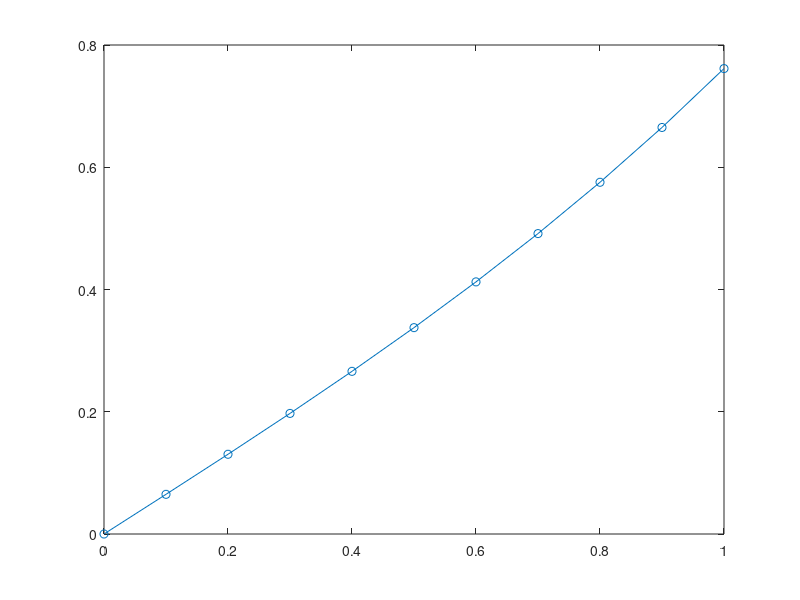

Reproduce this figure in MATLAB.
clear
close all
clc


##----------------------------------FUNCTION DEFINATIONS-------------------------##
function x = GetNodePoints(n,length)
  for i = 1:n
    x(i) = length * (i-1)/(n-1);
  end
endfunction

function icon = GetConnectivityMatrix(n)
  for i=1:n
    icon(i,1) = i;
    icon(i,2) = i+1;
  end
endfunction

function [kg, fg] = InitializeForceStiffnessMatrices(n)
  kg = zeros(n,n);
  fg = zeros(n,1);
endfunction

function [wgp,egp] = InitializeGaussPoints
  wgp = [1 1];
  egp = [-1 1]/sqrt(3);
endfunction

function u = GetDisplacementVector(kg,fg)
  u = inv(kg)*fg;
endfunction

function xx = GetNodePointsAssociatedWithElement(icon,element,approximation)
  for i = 1:(approximation+1)
    xx(i) = icon(element,i);
  end
endfunction

function [xx,Nmat,Bmat] = GetShapeFunctionLinearApproximation(x,n,gaussPoint)
  xx = (x(n(1))+x(n(end)))/2 + (x(n(1))-x(n(end)))/2 * gaussPoint;
  Bmat = [-1/(x(n(2))-x(n(1)))   1/(x(n(2))-x(n(1)))];
  Nmat = [(x(n(2))-xx)/(x(n(2))-x(n(1)))    (xx-x(n(1)))/(x(n(2))-x(n(1)))];
endfunction

function [kg,fg] = BoundaryConditionProcessOfElimination(kg,fg,ibc,bc)
  fg = fg - kg(:,ibc)*bc;
  fg(ibc) = bc;
  kg(:,ibc) = 0;
  kg(ibc,:) = 0;
  kg(ibc , ibc) = 1;
endfunction

function iv = GetAssemblyVector(n)
  for i = 1:length(n)
    iv(i) = n(i);
  end
endfunction

##------------------------------------------------------------------------------##

function rootMeanSquare = GetRootMeanSquareErrorInDisplacement(x,u,n)
  rootMeanSquare = 0;
  for i = 1:n
    y(i) = (exp(x(i)) - exp(-x(i)))/(exp(1)+exp(-1))
    rootMeanSquare+=(u(i) - y(i))*(u(i) - y(i));
  end
  rootMeanSquare = sqrt(rootMeanSquare/n);
endfunction




##--------------------------------MAIN FUNCTION---------------------------------##

numberOfElements = 10;
numberOfNodes = numberOfElements + 1;

x = GetNodePoints(numberOfNodes,1);

connectivityMatrix = GetConnectivityMatrix(numberOfElements);

[weightOfGaussPoints,gaussPoints] = InitializeGaussPoints();

[globalStiffnessMatrix , forceVector] = InitializeForceStiffnessMatrices(numberOfNodes);
forceVector(end) = 1;


for element = 1:numberOfElements
  n = GetNodePointsAssociatedWithElement(connectivityMatrix,element,1);
  [kloc,floc] = InitializeForceStiffnessMatrices(2);
  for igp = 1:length(weightOfGaussPoints)
    [xx,Nmat,Bmat] = GetShapeFunctionLinearApproximation(x,n,gaussPoints(igp));
    kloc = kloc + (Bmat'*Bmat + Nmat'* Nmat) * (x(n(end))-x(n(1)))/2 * weightOfGaussPoints(igp);
  end
  iv = GetAssemblyVector(n);
  globalStiffnessMatrix(iv,iv) = globalStiffnessMatrix(iv,iv) + kloc;
end

[globalStiffnessMatrix,forceVector] = BoundaryConditionProcessOfElimination(globalStiffnessMatrix,forceVector,1,0);
u = GetDisplacementVector(globalStiffnessMatrix,forceVector);


rootMeanSquareError = GetRootMeanSquareErrorInDisplacement(x,u,numberOfNodes)

plot(x,u,'-o')
##--------------------------------------------------------------------------------##


##---------------------------------STRESS CALCULATION WITHout TEMPERATURE CHANGE----------------------------##
for element = 1:numberOfElements
  n = GetNodePointsAssociatedWithElement(connectivityMatrix,element,1);
  uloc = [u(n(1)) u(n(2))]';
  Bmat = [-1/(x(n(2))-x(n(1)))   1/(x(n(2))-x(n(1)))];
  stress(element) = (1*Bmat*uloc);
end

for i = 1:numberOfElements
  xx = (x(i)+x(i+1))/2;
  analyticalstress(i) = ((exp(xx) + exp(-xx))/(exp(1)+exp(-1)));
end

##--------------------------------------------------------------------------------##

